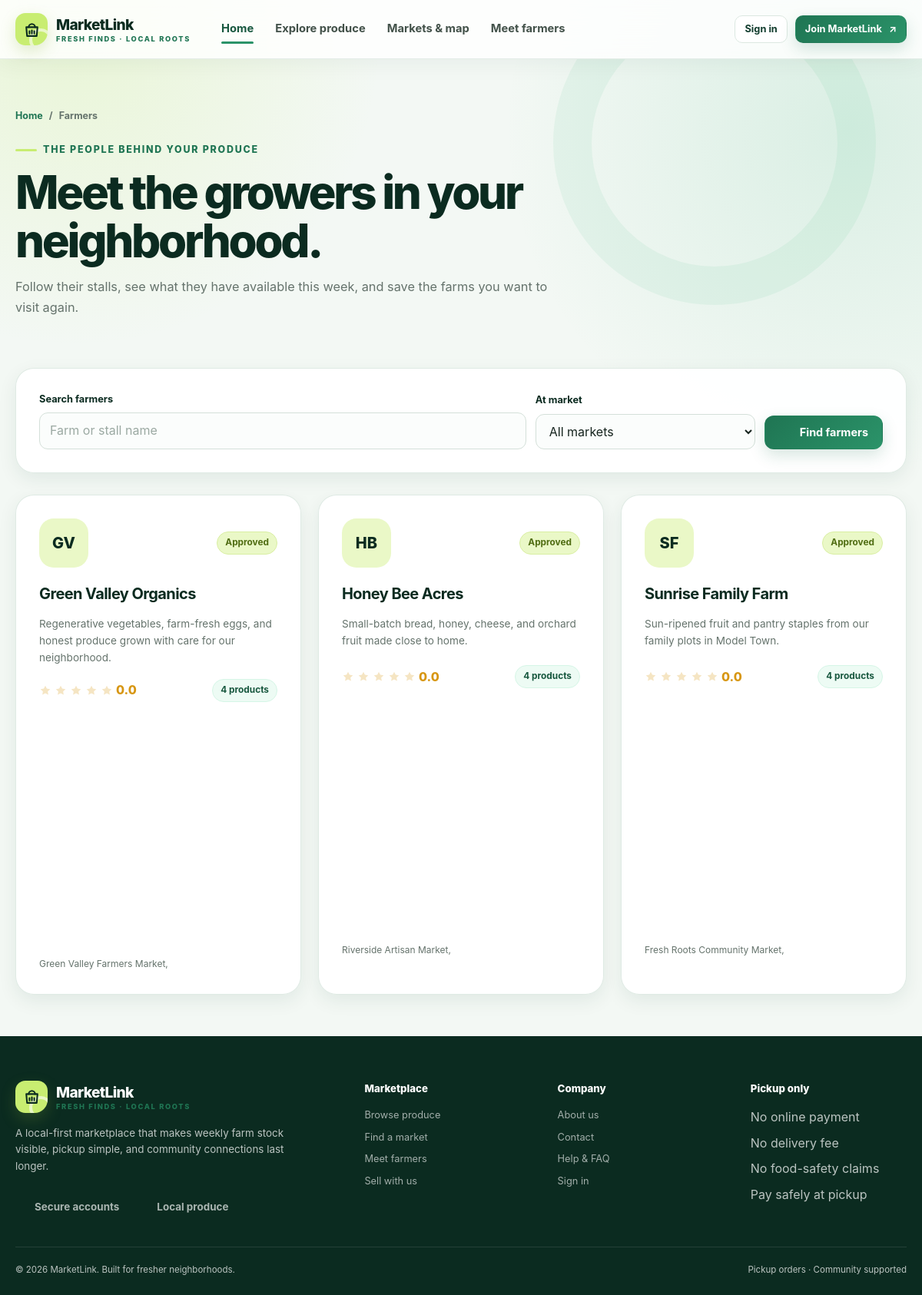
The app's page /index.php?page=farmers with its own data.
### tables this page shows
CREATE TABLE users (
    id INT UNSIGNED AUTO_INCREMENT PRIMARY KEY,
    role ENUM('customer','farmer','admin') NOT NULL,
    status ENUM('active','pending','approved','rejected','suspended','deactivated') NOT NULL DEFAULT 'active',
    name VARCHAR(80) NOT NULL,
    email VARCHAR(120) NOT NULL UNIQUE,
    phone VARCHAR(25) NOT NULL,
    address VARCHAR(500) NOT NULL,
    password_hash VARCHAR(255) NOT NULL,
    created_at DATETIME NOT NULL DEFAULT CURRENT_TIMESTAMP,
    updated_at DATETIME NOT NULL DEFAULT CURRENT_TIMESTAMP ON UPDATE CURRENT_TIMESTAMP,
    last_login_at DATETIME NULL,
    INDEX idx_users_role_status (role, status)
);

### index.php (called while the page is built, shortened)
<?php
require BASE_PATH . '/includes/helpers.php';
require BASE_PATH . '/app/public.php';
$page = is_string($_GET['page'] ?? null) ? $_GET['page'] : 'home';
try {
    route_request($page);
} catch (Throwable $exception) {
    error_log('[MarketLink] ' . $exception->getMessage());
    http_response_code(500);
    if (APP_DEBUG) {
        echo '<pre style="white-space:pre-wrap;padding:24px;font:14px/1.6 ui-monospace,monospace">';
        echo e(get_class($exception) . ': ' . $exception->getMessage() . "\n\n" . $exception->getTraceAsString());
        echo '</pre>';
    } else {
        require BASE_PATH . '/views/partials/header.php';
        require BASE_PATH . '/views/errors.php';
        require BASE_PATH . '/views/partials/footer.php';
    }
}

### views/farmers.php (the view, shortened to what this page needs)
<section class="page-head">
    <div class="container">
        <div class="breadcrumbs"><a href="<?= e(url('home')) ?>">Home</a><span>/</span><span>Farmers</span></div>
        <span class="eyebrow">The people behind your produce</span>
        <h1>Meet the growers in your neighborhood.</h1>
        <p>Follow their stalls, see what they have available this week, and save the farms you want to visit again.</p>
    </div>
</section>
<section class="section-sm" style="padding-top:24px">
    <div class="container">
        <form class="card card-pad" method="get" action="<?= e(url('farmers')) ?>" style="display:flex;align-items:end;gap:12px;flex-wrap:wrap;margin-bottom:28px">
            <div style="flex:1;min-width:220px"><label for="farmer_search">Search farmers</label><input id="farmer_search" name="q" type="search" value="<?= e($search) ?>" placeholder="Farm or stall name"></div>
            <div style="min-width:210px"><label for="farmer_market">At market</label><select id="farmer_market" name="market"><option value="">All markets</option></select></div>
            <button class="btn" type="submit"><?= icon('search') ?> Find farmers</button>
        </form>
        <?php if ($farmers): ?>
            <div class="market-grid">
                <?php foreach ($farmers as $farmer): ?>
                    <a class="card card-hover card-pad" href="<?= e(url('farmer', ['id' => $farmer['id']])) ?>">
                        <div style="display:flex;align-items:center;justify-content:space-between;gap:12px"><span class="farmer-avatar" style="width:64px;height:64px;font-size:1.25rem;border-radius:19px"><?= e(initials($farmer['stall_name'])) ?></span><?php if (current_user() && current_user()['role'] === 'customer'): ?><span class="pill pill-lime"><?= is_favorite('farmer',(int)$farmer['id']) ? '♥ Saved' : 'Local' ?></span><?php else: ?><span class="pill pill-lime">Approved</span><?php endif; ?></div>
                        <h2 style="margin:18px 0 4px;color:var(--green-950);font-size:1.25rem;letter-spacing:-.03em"><?= e($farmer['stall_name']) ?></h2>
                        <p class="text-muted" style="font-size:.85rem;min-height:48px"><?= e($farmer['description']) ?></p>
                        <div style="display:flex;justify-content:space-between;align-items:center;margin-top:16px"><?= star_display((float)$farmer['average_rating']) ?><span class="pill"><?= (int)$farmer['product_count'] ?> products</span></div>
                        <p class="text-muted mt-2" style="font-size:.75rem;margin-bottom:0"><?= icon('location') ?> <?= e($farmer['market_names'] ?: 'Location coming soon') ?></p>
                    </a>
                <?php endforeach; ?>
            </div>
        <?php else: ?>
            <div class="card empty-state"><span class="empty-state-icon">🌾</span><h3>No farmers match those filters</h3><p>Try another market or a broader farm search.</p><a class="btn" href="<?= e(url('farmers')) ?>">Show all farmers</a></div>
        <?php endif; ?>
    </div>
</section>

### includes/helpers.php (shortened to what this page needs)
<?php
function e(mixed $value): string
{
    return htmlspecialchars((string) $value, ENT_QUOTES | ENT_SUBSTITUTE, 'UTF-8');
}
function base_path_url(): string
{
    static $base = null;
    if ($base !== null) {
        return $base;
    }
    $script = str_replace('\\', '/', $_SERVER['SCRIPT_NAME'] ?? '/index.php');
    $directory = rtrim(str_replace('\\', '/', dirname($script)), '/');
    $base = $directory === '.' ? '' : $directory;
    return $base;
}
function url(string $page = 'home', array $params = []): string
{
    $query = array_merge(['page' => $page], $params);
    return base_path_url() . '/index.php?' . http_build_query($query);
}
function request_value(string $key, mixed $default = null): mixed
{
    $value = $_POST[$key] ?? $_GET[$key] ?? $default;
    return is_string($value) ? trim($value) : $value;
}
function current_user(): ?array
{
    static $loaded = false;
    static $user = null;
    if ($loaded) {
        return $user;
    }
    $loaded = true;
    $userId = (int) ($_SESSION['user_id'] ?? 0);
    if ($userId < 1) {
        return null;
    }
    $statement = db()->prepare('SELECT * FROM users WHERE id = ? LIMIT 1');
    $statement->execute([$userId]);
    $record = $statement->fetch();
    unset($record['password_hash']);
    $user = $record;
    return $user;
}
function cart_count(): int
{
    $user = current_user();
    if (!$user || $user['role'] !== 'customer') {
        return 0;
    }
    $statement = db()->prepare('SELECT COALESCE(SUM(quantity), 0) FROM cart_items WHERE user_id = ?');
    $statement->execute([(int) $user['id']]);
    return (int) $statement->fetchColumn();
}
function initials(string $name): string
{
    $parts = preg_split('/\s+/', trim($name)) ?: [];
    $letters = '';
    foreach (array_slice($parts, 0, 2) as $part) {
        $letters .= function_exists('mb_substr') ? mb_substr($part, 0, 1, 'UTF-8') : substr($part, 0, 1);
    }
    return strtoupper($letters ?: 'ML');
}
function star_display(float $rating, bool $showNumber = true): string
{
    $rating = max(0, min(5, $rating));
    $full = (int) floor($rating);
    $half = $rating - $full >= 0.5;
    $html = '<span class="rating" aria-label="' . e(number_format($rating, 1)) . ' out of 5 stars">';
    for ($i = 1; $i <= 5; $i++) {
        if ($i <= $full) {
            $html .= '<svg viewBox="0 0 24 24" aria-hidden="true"><path d="m12 2.5 2.9 5.88 6.49.94-4.7 4.58 1.11 6.46L12 17.31l-5.8 3.05 1.1-6.46-4.69-4.58 6.49-.94L12 2.5Z"/></svg>';
        } else {
            $html .= '<svg viewBox="0 0 24 24" aria-hidden="true" style="opacity:.25"><path d="m12 2.5 2.9 5.88 6.49.94-4.7 4.58 1.11 6.46L12 17.31l-5.8 3.05 1.1-6.46-4.69-4.58 6.49-.94L12 2.5Z"/></svg>';
        }
    }
    if ($showNumber) {
        $html .= '<span class="sr-only">Rating:</span><span>' . e(number_format($rating, 1)) . '</span>';
    }
    return $html . '</span>';
}
function icon(string $name, string $class = ''): string
{
    $path = $paths[$name] ?? $paths['leaf'];
    $classAttribute = $class !== '' ? ' class="' . e($class) . '"' : '';
    return '<svg' . $classAttribute . ' viewBox="0 0 24 24" fill="none" stroke="currentColor" stroke-linecap="round" stroke-linejoin="round" aria-hidden="true">' . $path . '</svg>';
}

### records on screen
users: stall_name "GV", stall_name "Green Valley Organics", description "Regenerative vegetables, farm-fresh eggs, and honest produce grown with care for our neighborhood.", product_count "4", market_names "Green Valley Farmers Market,"
users: stall_name "HB", stall_name "Honey Bee Acres", description "Small-batch bread, honey, cheese, and orchard fruit made close to home.", product_count "4", market_names "Riverside Artisan Market,"
users: stall_name "SF", stall_name "Sunrise Family Farm", description "Sun-ripened fruit and pantry staples from our family plots in Model Town.", product_count "4", market_names "Fresh Roots Community Market,"

### other values on screen
APP_NAME "MarketLink"
$label "Home"
$label "Explore produce"
$label "Markets & map"
$label "Meet farmers"
